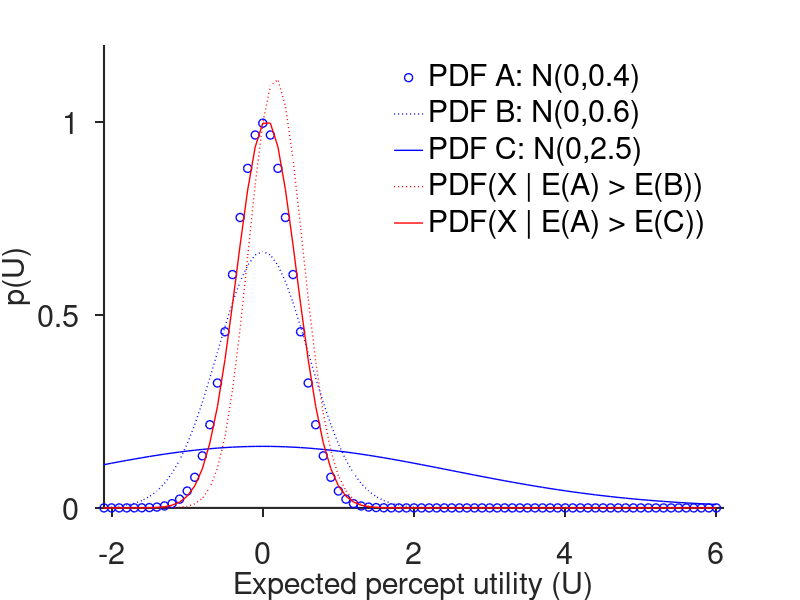

The MATLAB script that drew this image:
clear all; close all; Expect=zeros(10,3);
NIV=zeros(5,121); dev1=.4; dev2=.6; dev3=2.5;
for i=1:121
    x=-6.1+i*.1; A=normpdf(x,0,dev1);
    NIV(1,i)=A; NIV(2,i)=normpdf(x,0,dev2); NIV(3,i)=normpdf(x,0,dev3);
    NIV(4,i)=A*normcdf(x,0,dev2); NIV(5,i)=A*normcdf(x,0,dev3);
end
figure; hold on; XV=-6:.1:6; plot(XV,NIV(1,:),'ob','linewidth',1)
plot(XV,NIV(2,:),':b','linewidth',1); plot(XV,NIV(3,:),'b','linewidth',1)
plot(XV,NIV(4,:)*2,':r','linewidth',1); plot(XV,NIV(5,:)*2,'r','linewidth',1)
set(gca,'tickdir','out','ticklength',[.015 .015],'linewidth',1.5,'fontsize',22)
set(gca,'box','off','xlim',[-2.1 6.1],'ylim',[0 1.2],'ytick',0:.5:1);
xlabel('Expected percept utility (U)','fontsize',22); ylabel('p(U)','fontsize',22)
legend('PDF A: N(0,0.4)','PDF B: N(0,0.6)','PDF C: N(0,2.5)',...
    'PDF(X | E(A) > E(B))','PDF(X | E(A) > E(C))');
ch=get(gcf,'children'); set(ch(1),'box','off','fontsize',22,'location','Northeast')